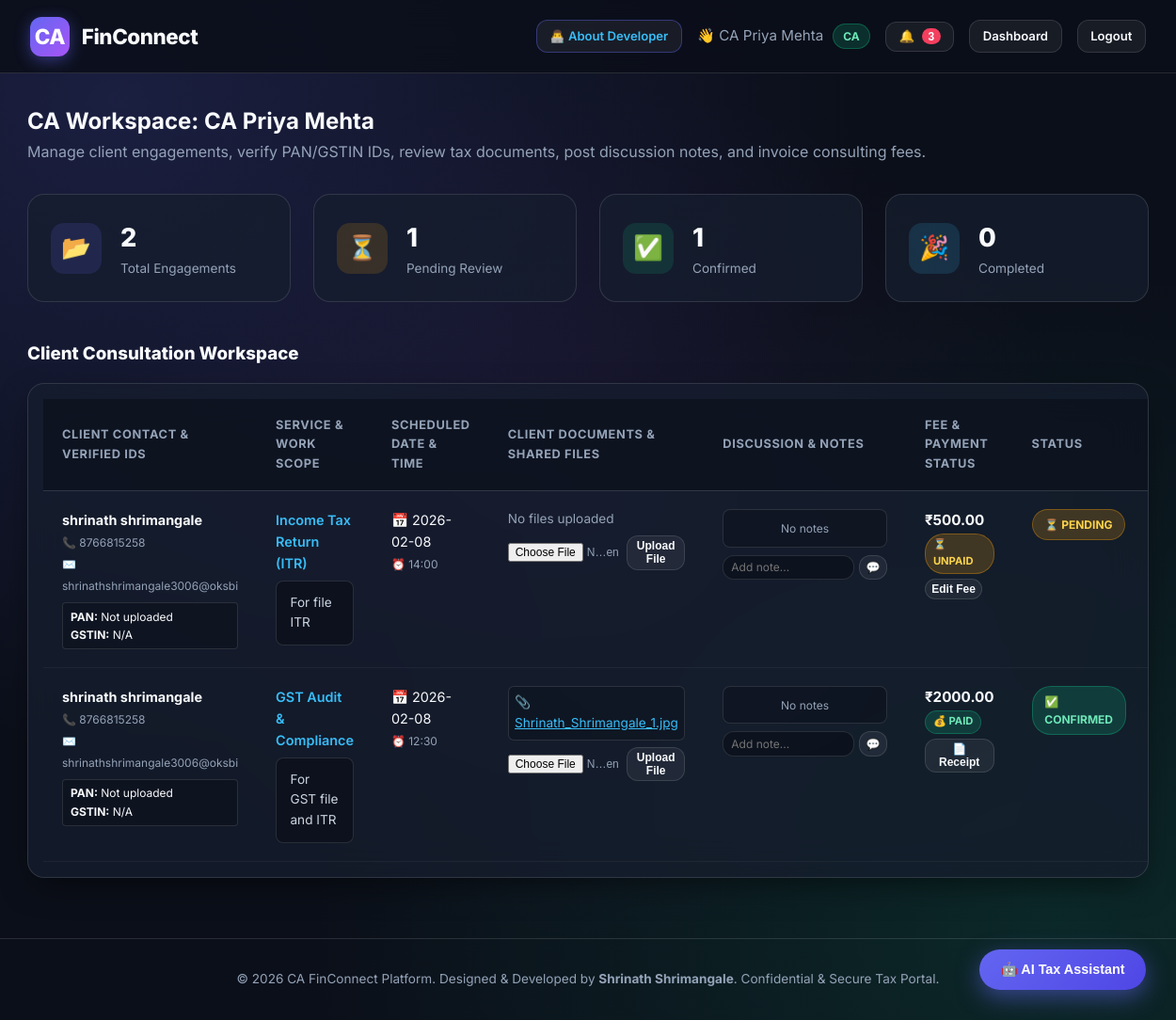
/dashboard (signed in), run on the app's committed database.
### tables this page shows
CREATE TABLE appointments (
    id INTEGER PRIMARY KEY AUTOINCREMENT,
    customer_id INTEGER NOT NULL,
    ca_id INTEGER NOT NULL,
    service_type TEXT NOT NULL,
    work_details TEXT NOT NULL,
    appointment_date TEXT NOT NULL,
    appointment_time TEXT NOT NULL,
    status TEXT NOT NULL DEFAULT 'Pending' CHECK(status IN ('Pending', 'Confirmed', 'Rejected', 'Completed')),
    created_at TIMESTAMP DEFAULT CURRENT_TIMESTAMP, fee_amount REAL DEFAULT 0.0, payment_status TEXT DEFAULT 'Unpaid',
    FOREIGN KEY (customer_id) REFERENCES users (id) ON DELETE CASCADE,
    FOREIGN KEY (ca_id) REFERENCES users (id) ON DELETE CASCADE
);

CREATE TABLE users (
    id INTEGER PRIMARY KEY AUTOINCREMENT,
    name TEXT NOT NULL,
    email TEXT UNIQUE NOT NULL,
    password_hash TEXT NOT NULL,
    role TEXT NOT NULL CHECK(role IN ('customer', 'ca')),
    phone TEXT,
    specialization TEXT, -- Only for CA
    created_at TIMESTAMP DEFAULT CURRENT_TIMESTAMP
, pan_number TEXT, gstin_number TEXT);

CREATE TABLE appointment_documents (
    id INTEGER PRIMARY KEY AUTOINCREMENT,
    appointment_id INTEGER NOT NULL,
    filename TEXT NOT NULL,
    filepath TEXT NOT NULL,
    uploaded_by INTEGER NOT NULL,
    uploaded_at TIMESTAMP DEFAULT CURRENT_TIMESTAMP, is_approved INTEGER DEFAULT 0, approved_at TIMESTAMP,
    FOREIGN KEY (appointment_id) REFERENCES appointments (id) ON DELETE CASCADE,
    FOREIGN KEY (uploaded_by) REFERENCES users (id) ON DELETE CASCADE
);

### app.py (the view)
@app.route('/dashboard')
def dashboard():
    if 'user_id' not in session:
        return redirect(url_for('login'))
    conn = get_db_connection()
    cursor = conn.cursor()
    if session['user_role'] == 'customer':
        cursor.execute("SELECT id, name, email, phone, specialization FROM users WHERE role = 'ca'")
        cas = cursor.fetchall()
        cursor.execute("""
            SELECT a.*, u.name as ca_name, u.email as ca_email
            FROM appointments a
            JOIN users u ON a.ca_id = u.id
            WHERE a.customer_id = ?
            ORDER BY a.created_at DESC
        """, (session['user_id'],))
        appointments = [dict(row) for row in cursor.fetchall()]
        for appt in appointments:
            cursor.execute("SELECT * FROM appointment_documents WHERE appointment_id = ?", (appt['id'],))
            appt['documents'] = cursor.fetchall()
            cursor.execute("SELECT * FROM appointment_notes WHERE appointment_id = ? ORDER BY created_at ASC", (appt['id'],))
            appt['notes'] = cursor.fetchall()
        conn.close()
        return render_template('customer_dashboard.html', cas=cas, appointments=appointments)
    elif session['user_role'] == 'ca':
        cursor.execute("""
            SELECT a.*, u.name as customer_name, u.email as customer_email, u.phone as customer_phone, u.pan_number as customer_pan, u.gstin_number as customer_gstin
            FROM appointments a
            JOIN users u ON a.customer_id = u.id
            WHERE a.ca_id = ?
            ORDER BY a.created_at DESC
        """, (session['user_id'],))
        appointments = [dict(row) for row in cursor.fetchall()]
        for appt in appointments:
            cursor.execute("SELECT * FROM appointment_documents WHERE appointment_id = ?", (appt['id'],))
            appt['documents'] = cursor.fetchall()
            cursor.execute("SELECT * FROM appointment_notes WHERE appointment_id = ? ORDER BY created_at ASC", (appt['id'],))
            appt['notes'] = cursor.fetchall()
        conn.close()
        return render_template('ca_dashboard.html', appointments=appointments)
    conn.close()
    return redirect(url_for('login'))

### templates/ca_dashboard.html (shortened to what this page needs)
{% extends "base.html" %}
{% block content %}
<div class="dashboard-header">
    <div>
        <h2>CA Workspace: {{ session.user_name }}</h2>
        <p style="color: var(--text-secondary);">Manage client engagements, verify PAN/GSTIN IDs, review tax documents, post discussion notes, and invoice consulting fees.</p>
    </div>
</div>
<div class="stats-grid">
    <div class="stat-card">
        <div class="stat-icon total">📂</div>
        <div class="stat-info">
            <h3>{{ appointments|length }}</h3>
            <p>Total Engagements</p>
        </div>
    </div>
    <div class="stat-card">
        <div class="stat-icon pending">⏳</div>
        <div class="stat-info">
            <h3>{{ appointments | selectattr('status', 'equalto', 'Pending') | list | length }}</h3>
            <p>Pending Review</p>
        </div>
    </div>
    <div class="stat-card">
        <div class="stat-icon confirmed">✅</div>
        <div class="stat-info">
            <h3>{{ appointments | selectattr('status', 'equalto', 'Confirmed') | list | length }}</h3>
            <p>Confirmed</p>
        </div>
    </div>
    <div class="stat-card">
        <div class="stat-icon completed">🎉</div>
        <div class="stat-info">
            <h3>{{ appointments | selectattr('status', 'equalto', 'Completed') | list | length }}</h3>
            <p>Completed</p>
        </div>
    </div>
</div>
<h3 style="margin-bottom: 1rem; font-weight: 800;">Client Consultation Workspace</h3>
<div class="glass-card table-responsive" style="padding: 1rem;">
    <table class="data-table">
        <thead>
            <tr>
                <th>Client Contact & Verified IDs</th>
                <th>Service & Work Scope</th>
                <th>Scheduled Date & Time</th>
                <th>Client Documents & Shared Files</th>
                <th>Discussion & Notes</th>
                <th>Fee & Payment Status</th>
                <th>Status</th>
                <th>Action / Decision</th>
            </tr>
        </thead>
        <tbody>
            {% for appt in appointments %}
            <tr>
                <td>
                    <strong>{{ appt.customer_name }}</strong><br>
                    <small style="color: var(--text-secondary);">📞 {{ appt.customer_phone or 'N/A' }}</small><br>
                    <small style="color: var(--text-secondary);">✉️ {{ appt.customer_email }}</small>
                    <div style="margin-top: 0.4rem; font-size: 0.75rem; background: rgba(11, 15, 25, 0.5); padding: 0.3rem 0.5rem; border-radius: 4px; border: 1px solid var(--border-color);">
                        <div><strong>PAN:</strong> {{ appt.customer_pan or 'Not uploaded' }}</div>
                        <div><strong>GSTIN:</strong> {{ appt.customer_gstin or 'N/A' }}</div>
                    </div>
                </td>
                <td>
                    <span style="color: var(--accent-blue); font-weight: 600;">{{ appt.service_type }}</span>
                    <div class="work-details-box" style="max-width: 220px; margin-top: 0.4rem;">{{ appt.work_details }}</div>
                </td>
                <td>
                    📅 {{ appt.appointment_date }}<br>
                    <small style="color: var(--text-secondary);">⏰ {{ appt.appointment_time }}</small>
                </td>
                <td>
                    <div style="font-size: 0.85rem; margin-bottom: 0.4rem;">
                        {% for doc in appt.documents %}
                            <div style="margin-bottom: 0.4rem; background: rgba(11, 15, 25, 0.4); padding: 0.4rem; border-radius: 6px; border: 1px solid var(--border-color);">
                                📎 <a href="{{ url_for('download_document', doc_id=doc.id) }}" style="color: var(--accent-blue); text-decoration: underline;">{{ doc.filename }}</a>
                            </div>
                        {% else %}
                            <span style="color: var(--text-secondary);">No files uploaded</span>
                        {% endfor %}
                    </div>
                    <form action="{{ url_for('upload_document', appointment_id=appt.id) }}" method="POST" enctype="multipart/form-data" style="display: flex; gap: 0.4rem; align-items: center; margin-top: 0.4rem;">
                        <input type="file" name="document" style="font-size: 0.75rem; width: 120px; color: var(--text-secondary);" required>
                        <button type="submit" class="btn btn-secondary btn-sm" style="padding: 0.2rem 0.4rem; font-size: 0.75rem;">Upload File</button>
                    </form>
                </td>
                <td>
                    <div class="notes-box" style="max-width: 200px;">
                        {% for n in appt.notes %}
                            <div class="note-bubble"><strong>{{ n.sender_name }}:</strong> {{ n.note }}</div>
                        {% else %}
                            <div style="color: var(--text-secondary); font-size: 0.75rem; text-align: center;">No notes</div>
                        {% endfor %}
                    </div>
                    <div style="display: flex; gap: 0.3rem;">
                        <input type="text" id="noteInput_{{ appt.id }}" class="form-control" placeholder="Add note..." style="font-size: 0.75rem; padding: 0.3rem 0.5rem; width: 140px;">
                        <button onclick="sendAppointmentNote({{ appt.id }})" class="btn btn-secondary btn-sm" style="padding: 0.2rem 0.4rem; font-size: 0.75rem;">💬</button>
                    </div>
                </td>
                <td>
                    {% if appt.fee_amount > 0 %}
                        <div style="font-weight: 700; font-size: 0.95rem;">₹{{ "%.2f"|format(appt.fee_amount) }}</div>
                        {% if appt.payment_status == 'Paid' %}
                            <span class="status-badge status-confirmed" style="font-size: 0.7rem; padding: 0.15rem 0.5rem;">💰 Paid</span>
                            <br><button onclick="viewReceipt({{ appt.id }}, '{{ session.user_name }}', '{{ appt.customer_name }}', '{{ appt.service_type }}', {{ appt.fee_amount }})" class="btn btn-secondary btn-sm" style="margin-top: 0.3rem; padding: 0.2rem 0.4rem; font-size: 0.75rem;">📄 Receipt</button>
                        {% else %}
                            <span class="status-badge status-pending" style="font-size: 0.7rem; padding: 0.15rem 0.5rem;">⏳ Unpaid</span>
                            <br><button onclick="setAppointmentFee({{ appt.id }})" class="btn btn-secondary btn-sm" style="margin-top: 0.3rem; padding: 0.2rem 0.4rem; font-size: 0.75rem;">Edit Fee</button>
                        {% endif %}
                    {% else %}
                        <button onclick="setAppointmentFee({{ appt.id }})" class="btn btn-primary btn-sm" style="padding: 0.3rem 0.6rem; font-size: 0.8rem;">
                            💰 Set Fee
                        </button>
                    {% endif %}
                </td>
                <td>
                    {% if appt.status == 'Pending' %}
                        <span class="status-badge status-pending">⏳ Pending</span>
                    {% elif appt.status == 'Confirmed' %}
                        <span class="status-badge status-confirmed">✅ Confirmed</span>
                    {% elif appt.status == 'Completed' %}
                        <span class="status-badge status-completed">🎉 Completed</span>
                    {% else %}
                        <span class="status-badge status-rejected">❌ Rejected</span>
                    {% endif %}
                </td>
                <td>
                </td>
            </tr>
            {% else %}
            <tr>
                <td colspan="8" style="text-align: center; color: var(--text-secondary); padding: 2rem;">
                    No client appointment requests found.
                </td>
            </tr>
            {% endfor %}
        </tbody>
    </table>
</div>
{% endblock %}

### data on the page
appointments: customer_name "shrinath shrimangale", phone "8766815258", customer_email "shrinathshrimangale3006@oksbi", customer_pan "Not uploaded", customer_gstin "N/A", service_type "Income Tax Return (ITR)", work_details "For file ITR", appointment_date "2026-02-08", appointment_time "14:00", fee_amount "500.00", status "⏳ PENDING"
appointments: customer_name "shrinath shrimangale", phone "8766815258", customer_email "shrinathshrimangale3006@oksbi", customer_pan "Not uploaded", customer_gstin "N/A", service_type "GST Audit & Compliance", work_details "For GST file and ITR", appointment_date "2026-02-08", appointment_time "12:30", fee_amount "2000.00", status "✅ CONFIRMED"
appointment_documents: filename "Shrinath_Shrimangale_1.jpg"

### other printed values
{{ session.user_name }} "CA Priya Mehta"
{{ session.user_role }} "CA"
{{ unread_count }} "3"
{{ appointments|length }} "2"
